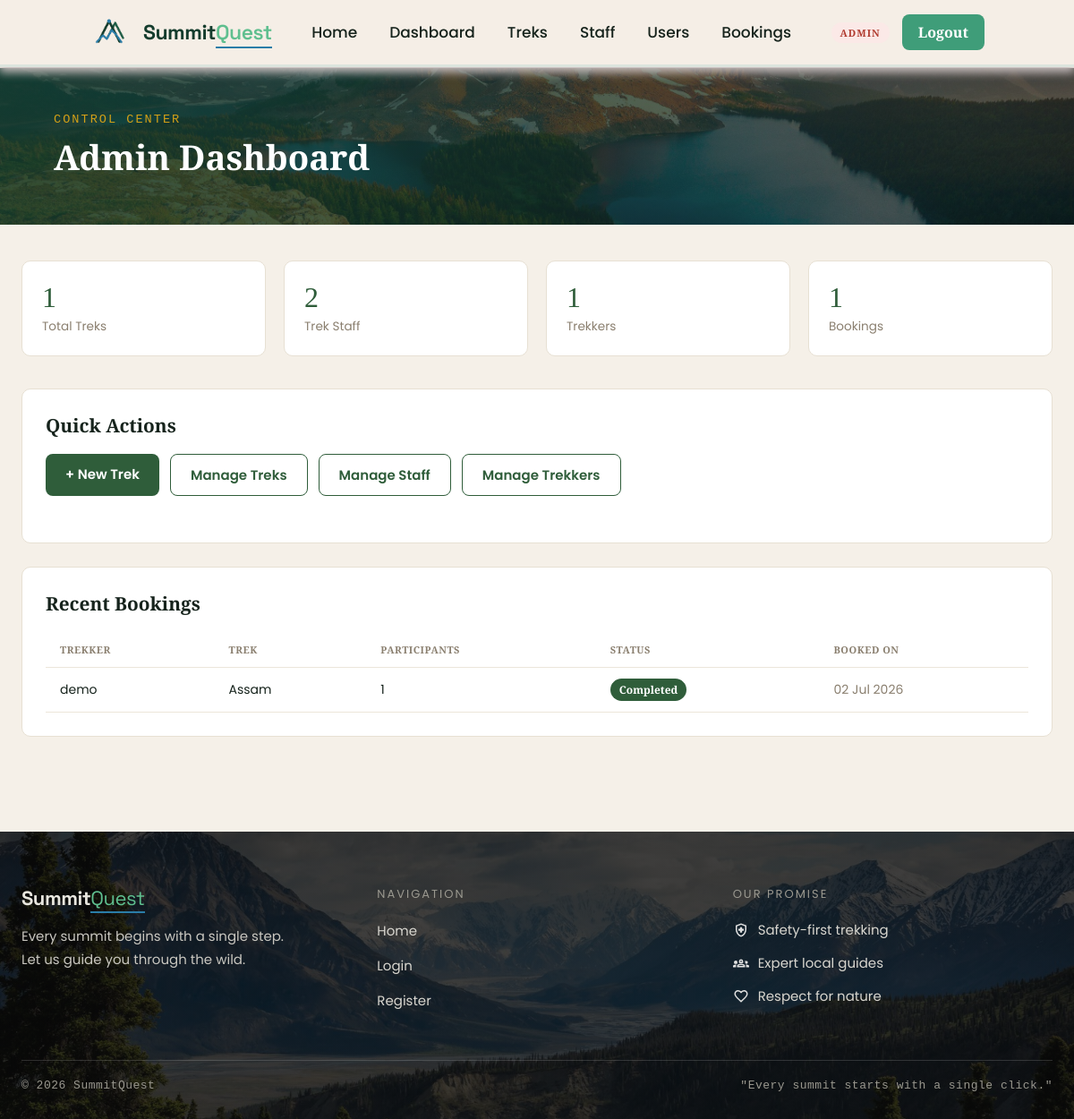
The app's page /admin/dashboard (signed in), older data.
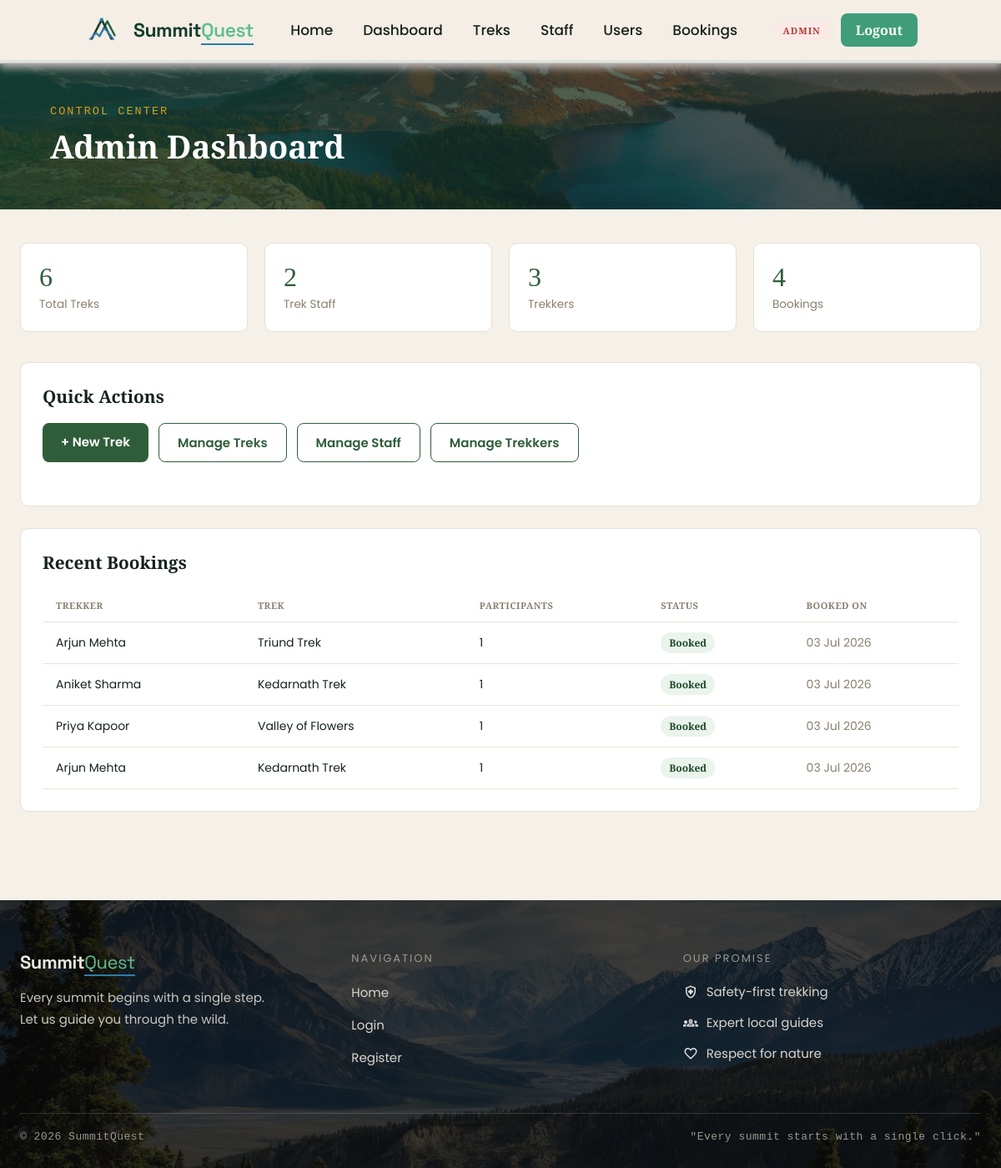
The same page, newer data.
### app/models.py (models this page shows, shortened)
class Bookings(db.Model):
    __tablename__ = "booking"
    id = db.Column(db.Integer, primary_key = True)
    user_id = db.Column(db.Integer, db.ForeignKey("user.id"), nullable = False, index= True)
    trek_id = db.Column(db.Integer, db.ForeignKey("trek.id"), nullable = False, index= True)
    booked_at = db.Column(db.DateTime , default = datetime.utcnow)
    status = db.Column(db.String(20), nullable=False, default="booked", index=True)
    participants = db.Column(db.Integer, nullable=False, default=1)
    emergency_contact = db.Column(db.String(120), nullable=True)
    emergency_phone = db.Column(db.String(20), nullable=True)
    notes = db.Column(db.Text)

class User(db.Model):
    __tablename__ = "user"
    id = db.Column(db.Integer,primary_key= True)
    full_name = db.Column(db.String(256), nullable = False)
    name = db.Column(db.String(256),nullable= False)
    email = db.Column(db.String(256),nullable= False,unique = True)
    pass_hash = db.Column(db.String(1000),nullable=False)
    contact = db.Column(db.String(13),nullable = True)
    role = db.Column(db.String(50),nullable = False,default = "trekker")
    address = db.Column(db.String(256), nullable=True)
    bio = db.Column(db.Text, nullable=True)
    is_approved = db.Column(db.Boolean, default=True, nullable=False)
    is_blacklisted = db.Column(db.Boolean, default=False, nullable=False)
    created_at =  db.Column(db.DateTime,default=datetime.utcnow)
    bookings = db.relationship(
    "Bookings",
    backref="user",
    cascade="all, delete-orphan")
    assigned_treks = db.relationship(
    "Treks",
    backref="staff_member",
    foreign_keys="Treks.assigned_staff_id")

class Treks(db.Model):
    __tablename__ = "trek"
    id = db.Column(db.Integer, primary_key = True)
    name = db.Column(db.String(256), nullable= False, index = True)
    location = db.Column(db.String(50), nullable= False, index = True)
    difficulty= db.Column(db.String(50), nullable = False, index = True)
    status = db.Column(db.String(50), nullable = False, default = "Pending")
    duration =  db.Column(db.Integer, nullable= False)
    starting_date = db.Column(db.Date, nullable= False)
    ending_date = db.Column(db.Date, nullable= False)
    is_blocked = db.Column(db.String(50),nullable = False,default = False)
    created_at = db.Column(db.DateTime, default=datetime.utcnow, nullable=False)
    capacity = db.Column(db.Integer, default = 10)
    available = db.Column(db.Integer, default = 10)
    description = db.Column(db.Text)
    updated_at = db.Column(db.DateTime, default=datetime.utcnow, onupdate=datetime.utcnow, nullable=False)
    price = db.Column(db.Float, default=0)
    altitude = db.Column(db.String(50), nullable=True)
    image_url = db.Column(db.String(500), nullable=True)
    highlights = db.Column(db.Text, nullable=True)
    requirements = db.Column(db.Text, nullable=True)
    assigned_staff_id = db.Column(db.Integer,db.ForeignKey("user.id"),nullable = True)
    bookings = db.relationship(
    "Bookings",
    backref="trek",
    cascade="all, delete-orphan")

### app/routes.py (the view)
@visit.route("/admin/dashboard")
@login_required
@admin_required
def admin_dashboard():
    total_treks = Treks.query.count()
    total_users = User.query.filter_by(role="trekker").count()
    total_staff = User.query.filter_by(role="staff").count()
    total_bookings = Bookings.query.count()
    pending_staff = User.query.filter_by(role="staff", is_approved=False).count()
    recent_bookings = Bookings.query.order_by(Bookings.booked_at.desc()).limit(5).all()
    trek_stats = db.session.query(Treks.difficulty, db.func.count(Treks.id)).group_by(Treks.difficulty).all()
    status_stats = db.session.query(Treks.status, db.func.count(Treks.id)).group_by(Treks.status).all()
    return render_template(
        "admin/dashboard.html", total_treks=total_treks, total_users=total_users,
        total_staff=total_staff, total_bookings=total_bookings, pending_staff=pending_staff,
        recent_bookings=recent_bookings, trek_stats=trek_stats, status_stats=status_stats,
    )

### app/utils.py (called while the page is built)
def current_user():
    if 'user_id' not in session:
        return AnonUser()
    return SessionUser(session)

def login_required(f):
    @wraps(f)
    def wrapper(*args, **kwargs):
        if 'user_id' not in session:
            flash('Please log in to continue.', 'info')
            return redirect(url_for('visit.login'))
        return f(*args, **kwargs)
    return wrapper

def admin_required(f):
    @wraps(f)
    def wrapper(*args, **kwargs):
        if session.get('role') != 'admin':
            abort(403)
        return f(*args, **kwargs)
    return wrapper

def status_color(status):
    return {
        'Pending': 'secondary', 'Approved': 'info',
        'Open': 'success', 'Closed': 'warning',
        'Completed': 'primary', 'Booked': 'success',
        'Cancelled': 'danger',
    }.get(status, 'secondary')

def format_date(value):
    if not value:
        return '—'
    return value.strftime('%d %b %Y')

### templates/admin/dashboard.html (shortened to what this page needs)
{% extends "base.html" %}
{% import "macros.html" as m %}
{% block extra_css %}
<link rel="stylesheet" href="{{ url_for('static', filename='css/for_dashboard.css') }}">
{% endblock %}
{% block content %}
{{ m.page_header("Admin Dashboard", "Control Center") }}
<div class="page-body">
    <div class="stat-grid">
        <div class="stat-card">
            <div class="stat-card-number">{{ total_treks }}</div>
            <div class="stat-card-label">Total Treks</div>
        </div>
        <div class="stat-card">
            <div class="stat-card-number">{{ total_staff }}</div>
            <div class="stat-card-label">Trek Staff</div>
        </div>
        <div class="stat-card">
            <div class="stat-card-number">{{ total_users }}</div>
            <div class="stat-card-label">Trekkers</div>
        </div>
        <div class="stat-card">
            <div class="stat-card-number">{{ total_bookings }}</div>
            <div class="stat-card-label">Bookings</div>
        </div>
    </div>
    <div class="sq-card">
        <h2 class="sq-card-title">Quick Actions</h2>
        <div class="filter-bar">
            <a href="{{ url_for('visit.admin_new_trek') }}" class="btn btn-primary">+ New Trek</a>
            <a href="{{ url_for('visit.admin_treks') }}" class="btn btn-outline">Manage Treks</a>
            <a href="{{ url_for('visit.admin_staff_list') }}" class="btn btn-outline">Manage Staff</a>
            <a href="{{ url_for('visit.admin_users') }}" class="btn btn-outline">Manage Trekkers</a>
        </div>
    </div>
    <div class="sq-card">
        <h2 class="sq-card-title">Recent Bookings</h2>
        {% if recent_bookings %}
        <div class="table-wrap">
            <table class="data-table">
                <thead>
                    <tr><th>Trekker</th><th>Trek</th><th>Participants</th><th>Status</th><th>Booked On</th></tr>
                </thead>
                <tbody>
                    {% for b in recent_bookings %}
                    <tr>
                        <td>{{ b.user.full_name }}</td>
                        <td>{{ b.trek.name }}</td>
                        <td>{{ b.participants }}</td>
                        <td>{{ m.badge(b.status, status_color(b.status)) }}</td>
                        <td class="muted">{{ format_date(b.booked_at) }}</td>
                    </tr>
                    {% endfor %}
                </tbody>
            </table>
        </div>
        {% else %}
        <p class="muted">No bookings yet.</p>
        {% endif %}
    </div>
</div>
{% endblock %}

### templates/base.html (shortened to what this page needs)
<!doctype html>
<html lang="en">
<head>
    <link href="{{ url_for('static', filename='css/style.css') }}" rel="stylesheet" />
    {% block extra_css %}{% endblock %}
</head>
<body>
<nav class="navbar">
    <a href="{{ url_for('visit.home') }}" class="brand">
        <img src="{{ url_for('static', filename='assets/logo-removebg-preview.png') }}" alt="logo" height="40px" width="50px">
        <span class="brand-name"><span class="main">Summit</span><span class="accent">Quest</span></span>
    </a>
    <ul class="nav-links">
        <li><a href="{{ url_for('visit.home') }}">Home</a></li>
        {% if current_user.is_authenticated %}
            {% if current_user.role == 'admin' %}
            <li><a href="{{ url_for('visit.admin_dashboard') }}">Dashboard</a></li>
            <li><a href="{{ url_for('visit.admin_treks') }}">Treks</a></li>
            <li><a href="{{ url_for('visit.admin_staff_list') }}">Staff</a></li>
            <li><a href="{{ url_for('visit.admin_users') }}">Users</a></li>
            <li><a href="{{ url_for('visit.admin_bookings') }}">Bookings</a></li>
            {% elif current_user.role == 'staff' %}
            <li><a href="{{ url_for('visit.staff_dashboard') }}">Dashboard</a></li>
            {% else %}
            <li><a href="{{ url_for('visit.user_dashboard') }}">Dashboard</a></li>
            <li><a href="{{ url_for('visit.browse_treks') }}">Treks</a></li>
            <li><a href="{{ url_for('visit.my_bookings') }}">My Bookings</a></li>
            {% endif %}
        {% endif %}
    </ul>
    <div class="nav-actions">
        {% if current_user.is_authenticated %}
        <span class="role-pill role-{{ current_user.role }}">{{ current_user.role }}</span>
        <a href="{{ url_for('visit.logout') }}" class="btn-register">Logout</a>
        {% else %}
        <a href="{{ url_for('visit.login') }}" class="btn-login">Login</a>
        <a href="{{ url_for('visit.register') }}" class="btn-register">Register</a>
        {% endif %}
    </div>
</nav>
<main class="site-main">
    {% block content %}{% endblock %}
</main>
<footer class="site-footer">
    <div class="footer-inner">
        <div class="footer-columns">
            <div class="footer-col">
                <div class="brand-name">Summit<span class="accent">Quest</span></div>
                <p>Every summit begins with a single step.<br>Let us guide you through the wild.</p>
            </div>
            <div class="footer-col">
                <div class="col-heading">Navigation</div>
                <ul>
                    <li><a href="{{ url_for('visit.home') }}">Home</a></li>
                    <li><a href="{{ url_for('visit.login') }}">Login</a></li>
                    <li><a href="{{ url_for('visit.register') }}">Register</a></li>
                </ul>
            </div>
            <div class="footer-col">
                <div class="col-heading">Our Promise</div>
                <ul class="promise-list">
                    <li class="promos">
                        <img src="{{ url_for('static', filename='assets/safety.svg') }}" alt="Safety">
                        Safety-first trekking
                    </li>
                    <li class="promos">
                        <img src="{{ url_for('static', filename='assets/expert.svg') }}" alt="Expert">
                        Expert local guides
                    </li>
                    <li class="promos">
                        <img src="{{ url_for('static', filename='assets/love.svg') }}" alt="Love">
                        Respect for nature
                    </li>
                </ul>
            </div>
        </div>
        <hr class="footer-divider">
        <div class="footer-bottom">
            <span>&copy; 2026 SummitQuest</span>
            <span>"Every summit starts with a single click."</span>
        </div>
    </div>
</footer>
</body>
</html>

### templates/macros.html
{% macro page_header(title, subtitle) %}
<div class="page-header">
    <div class="page-header-overlay"></div>
    <div class="page-header-inner">
        {% if subtitle %}<p class="page-header-eyebrow">{{ subtitle }}</p>{% endif %}
        <h1 class="page-header-title">{{ title }}</h1>
    </div>
</div>
{% endmacro %}
{% macro badge(text, kind) %}
<span class="badge badge-{{ kind }}">{{ text }}</span>
{% endmacro %}

### static/css/style.css (style rules this page uses)
* { margin: 0; padding: 0; box-sizing: border-box; }
html { scroll-behavior: smooth; }
body { font-family: 'Playfair Display', 'Poppins', sans-serif; background-color: #f5f0e8; color: #16231C; }
a { color: inherit; }
.navbar { position: fixed; top: 0; left: 0; width: 100%; display: flex; align-items: center; justify-content: space-between; padding: 16px 100px; background-color: rgb(245, 238, 230); border-bottom: 3px solid #DCE4DD; z-index: 100; box-shadow: 0px 5px 10px 1px rgb(198, 188, 188); }
.brand { display: flex; align-items: center; gap: 10px; text-decoration: none; }
.brand-name { font-family: 'Space Grotesk', 'Poppins', sans-serif; font-size: 23px; letter-spacing: -0.5px; white-space: nowrap; }
.brand-name .main { font-weight: 700; color: #143C2D; }
.brand-name .accent { color: #5fbf8f; font-weight: 600; border-bottom: 2px solid #2A7DA8; padding-bottom: 1px; }
.nav-links { display: flex; list-style: none; gap: 36px; }
.nav-links a { text-decoration: none; color: #16231C; font-weight: 500; font-size: 17px; padding-bottom: 4px; border-bottom: 2px solid transparent; }
.nav-actions { display: flex; align-items: center; gap: 14px; }
.btn-register { text-decoration: none; font-weight: 600; font-size: 16px; color: #FFFFFF; background: #3f9d79; padding: 9px 18px; border-radius: 8px; }
.role-pill { font-size: 11px; font-weight: 700; text-transform: uppercase; letter-spacing: 1px; padding: 4px 10px; border-radius: 20px; background: #eef4ee; color: #2f5d3a; }
.role-pill.role-admin { background: #fbe9e7; color: #b03a2e; }
.btn { display: inline-block; font-family: 'Poppins', sans-serif; font-weight: 600; font-size: 15px; text-decoration: none; border: none; border-radius: 8px; padding: 11px 22px; cursor: pointer; text-align: center; }
.btn-primary { background: #2f5d3a; color: #fff; }
.btn-outline { background: transparent; color: #2f5d3a; border: 1px solid #2f5d3a; }
.badge { display: inline-block; font-size: 12px; font-weight: 600; padding: 4px 10px; border-radius: 20px; white-space: nowrap; }
.badge-success { background: #eaf3ec; color: #1f4a2c; }
.table-wrap { overflow-x: auto; }
.data-table { width: 100%; border-collapse: collapse; font-size: 14px; }
.data-table th, .data-table td { padding: 12px 16px; text-align: left; border-bottom: 1px solid #ece6da; }
.data-table th { text-transform: uppercase; font-size: 11px; letter-spacing: 0.5px; color: #8a7f6f; }
.muted { color: #8a7f6f; }
.site-footer { position: relative; background-image: linear-gradient(rgba(10, 10, 10, 0.78), rgba(10, 10, 10, 0.78)), url('../assets/footer_image.jpg'); background-size: cover; background-position: center; color: #e8e6df; padding: 60px 24px 30px; width: 100%; }
.footer-inner { max-width: 1200px; margin: 0 auto; }
.footer-columns { display: flex; flex-wrap: wrap; gap: 40px; justify-content: space-between; }
.footer-col { flex: 1 1 220px; min-width: 220px; }
.footer-col .brand-name { font-size: 22px; font-weight: bold; margin-bottom: 16px; }
.footer-col .brand-name .accent { color: #5fbf8f; font-weight: normal; border-bottom: 2px solid #2A7DA8; }
.footer-col p { font-size: 15px; line-height: 1.7; color: #c9c7c0; }
.col-heading { font-size: 13px; letter-spacing: 2px; text-transform: uppercase; color: #9a988f; margin-bottom: 18px; }
.footer-col ul { list-style: none; }
.footer-col ul li { margin-bottom: 14px; }
.footer-col ul li a { color: #d8d6cf; text-decoration: none; font-size: 15px; }
.promise-list li { display: flex; align-items: center; gap: 10px; font-size: 15px; color: #d8d6cf; }
.promise-list img { width: 18px; height: 18px; }
.footer-divider { border: none; border-top: 1px solid rgba(255, 255, 255, 0.15); margin: 40px 0 20px; }
.footer-bottom { display: flex; flex-wrap: wrap; justify-content: space-between; gap: 8px; font-family: 'Courier New', monospace; font-size: 13px; color: #9a988f; letter-spacing: 0.5px; }

Row changes from the older to the newer data that the page shows:
removed Bookings: user.full_name "demo", trek.name "Assam", participants "1", status "Completed", booked_at "02 Jul 2026"
added Bookings: user.full_name "Arjun Mehta", trek.name "Triund Trek", participants "1", status "Booked", booked_at "03 Jul 2026"
added Bookings: user.full_name "Aniket Sharma", trek.name "Kedarnath Trek", participants "1", status "Booked", booked_at "03 Jul 2026"
added Bookings: user.full_name "Priya Kapoor", trek.name "Valley of Flowers", participants "1", status "Booked", booked_at "03 Jul 2026"
added Bookings: user.full_name "Arjun Mehta", trek.name "Kedarnath Trek", participants "1", status "Booked", booked_at "03 Jul 2026"
Text that changed along with them:
{{ total_treks }}: "1" → "6"
{{ total_users }}: "1" → "3"
{{ total_bookings }}: "1" → "4"
